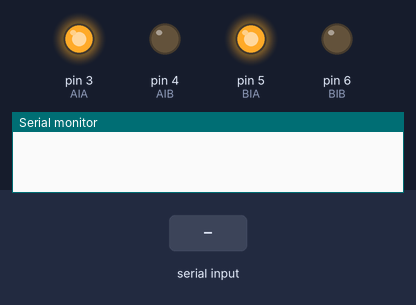
Bench run of a sketch on a simulated Arduino Uno, built with avr-gcc and run on an emulated ATmega328P. On the bench: output pins drawn as LEDs (lit = HIGH), the last lines printed to the serial monitor. Inputs (shaded band) come from the test bench.

Above: at 1.2 s.
1.3 s: "90,45\n" received over Serial
At 2.8 s:
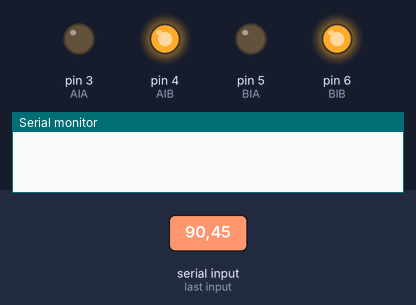
At 5.4 s:
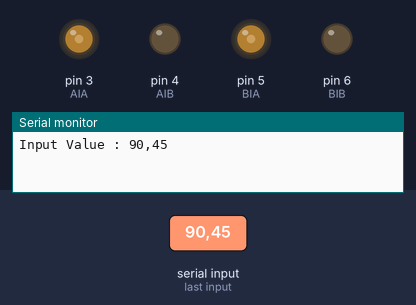
7.3 s: "5\n" received over Serial
10.3 s: "200\n" received over Serial
At 15.3 s:
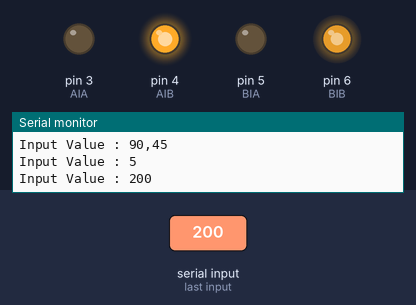
Timing chart, 0 to 22.3 s (numbered marks = the images above; inputs shaded):
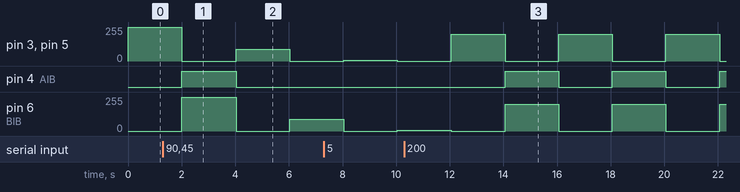

The sketch:

dc_motor_serial_read.ino
```cpp
const int AIA = 3;
const int AIB = 4;
const int BIA = 5;
const int BIB = 6;

byte speed = 255;

int cnt = 0;
byte bbb;
String myString;


void forward()
{
  analogWrite(AIA,speed);
  analogWrite(AIB,0);
  analogWrite(BIA,speed);
  analogWrite(BIB,0);
}

void backward()
{
  analogWrite(AIA,0);
  analogWrite(AIB,speed);
  analogWrite(BIA,0);
  analogWrite(BIB,speed);
}

void setup() {
  pinMode(AIA, OUTPUT);
  pinMode(AIB, OUTPUT);
  pinMode(BIA, OUTPUT);
  pinMode(BIB, OUTPUT);
  Serial.begin(9600);
}

void loop() {

  while (Serial.available())  //while ; ~하는 동안에만  //available ; 통신 상대방이 입력하고 enter키를 치는 순간을 잡는 함수
  {
    char myChar = (char)Serial.read();  //(char) ; 형변환자
    myString += myChar;   // += ; B의값을 통째로 A 뒤에 그대로 붙여라 -> 각각 따로 입력된 char값을 붙여서 myStirng으로 넣어라
    delay(05);
    }

  if(!myString.equals("")){   //! ; ~하지 않을 때(부정) -> 비어있지 않을 때   //equals;동일한  // -->> myString이 ""(공백)과 동일하지 않을 때 >>> myString이 비어있지 않을 때
    Serial.println("Input Value : " + myString);
    int ccc = myString.toInt(); //to : ~로 변환  //myString을 toInt인트로 변환하여 ccc라는 방에 넣음
    speed = (byte)ccc;  //ccc라는 방에 있는 값을 byte로 변환 > 숫자를 입력하지 않으면 정수로 변환되지 않아 오류
    myString = "";
    }

  forward();
  delay(2000);
  backward();
  delay(2000);
}
```

Measured:
- after the input at 1.3 s, pin 4 (AIB): goes on until 4.0 s, then stays LOW
- after the input at 10.3 s, pin 4 (AIB): alternates HIGH for 2.0 s and LOW for 2.0 s, starting after 3.8 s
- by itself, pin 3 (AIA), pin 5 (BIA), pin 6 (BIB): alternates 200/255 for 2.0 s and 0/255 for 2.0 s
